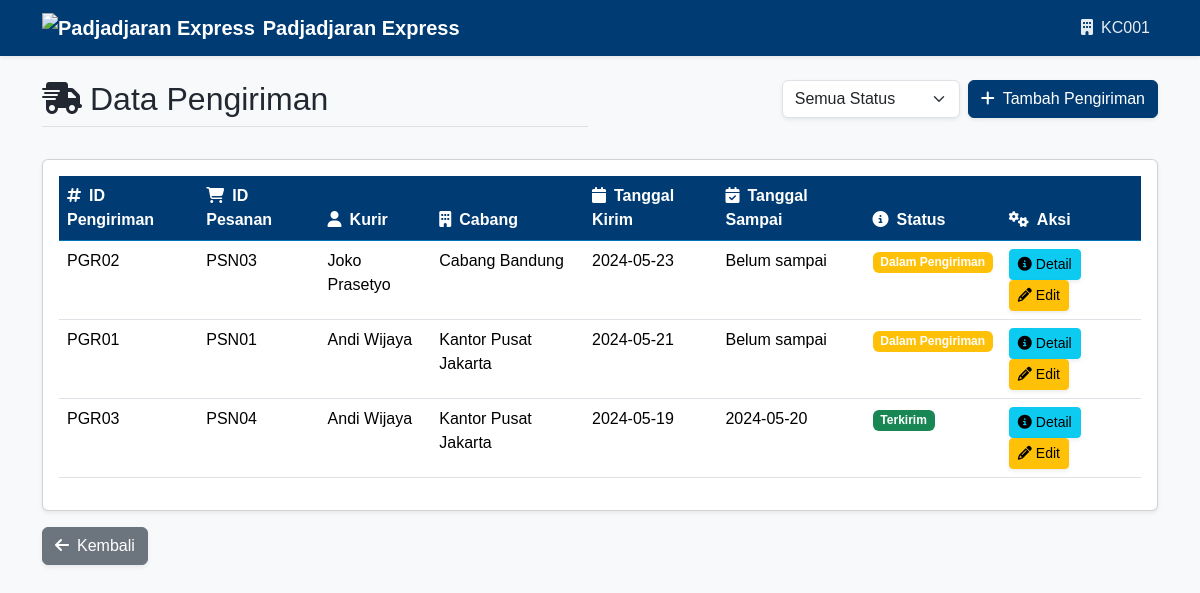
Screenshot of /pengiriman/list.php (signed in) with the database file from the repository.
### tables this page shows
CREATE TABLE `pengiriman` (
  `id_pengiriman` varchar(5) NOT NULL,
  `id_kurir` varchar(5) DEFAULT NULL,
  `id_pesanan` varchar(5) DEFAULT NULL,
  `tanggal_kirim` date DEFAULT NULL,
  `tanggal_sampai` date DEFAULT NULL,
  `status_pengiriman` varchar(50) DEFAULT NULL
);

CREATE TABLE `pesanan` (
  `id_pesanan` varchar(5) NOT NULL,
  `id_pelanggan` varchar(5) DEFAULT NULL,
  `nama_barang` varchar(50) DEFAULT NULL,
  `status_barang` varchar(50) DEFAULT NULL,
  `tanggal_pemesanan` date DEFAULT NULL,
  `berat` decimal(5,2) DEFAULT NULL
);

CREATE TABLE `kurir` (
  `id_kurir` varchar(5) NOT NULL,
  `id_cabang` varchar(5) DEFAULT NULL,
  `id_kendaraan` varchar(5) DEFAULT NULL,
  `nama_kurir` varchar(50) DEFAULT NULL,
  `no_telepon` varchar(20) DEFAULT NULL,
  `status_keaktifan` tinyint(1) DEFAULT NULL
);

CREATE TABLE `kantor_cabang` (
  `id_cabang` varchar(5) NOT NULL,
  `nama_cabang` varchar(50) DEFAULT NULL,
  `alamat` varchar(50) DEFAULT NULL,
  `password` varchar(30) DEFAULT NULL
);

### pengiriman/list.php (the view, shortened to what this page needs)
<?php
include("../config.php");
$is_kantor_pusat = ($_SESSION['id_cabang'] == 'KC001');
$query = "SELECT p.*, ps.id_pesanan, k.nama_kurir, kc.nama_cabang
          FROM pengiriman p
          JOIN pesanan ps ON p.id_pesanan = ps.id_pesanan
          JOIN kurir k ON p.id_kurir = k.id_kurir
          JOIN kantor_cabang kc ON k.id_cabang = kc.id_cabang";
$query .= " ORDER BY p.tanggal_kirim DESC";
$result = mysqli_query($conn, $query);
?>
<!DOCTYPE html>
<html lang="en">
<head>
    <link href="../assets/css/bootstrap.min.css" rel="stylesheet">
    <link rel="stylesheet" href="../assets/font-awesome/css/all.min.css">
    <link rel="stylesheet" href="../assets/style.css">
</head>
<body>
    <nav class="navbar navbar-expand-lg navbar-dark shadow-sm sticky-top" style="background-color: #003B73;">
        <div class="container">
            <a class="navbar-brand d-flex align-items-center" href="../dashboard.php">
                <img src="../assets/img/logo.png" alt="Padjadjaran Express" height="30" class="me-2">
                <span>Padjadjaran Express</span>
            </a>
            <div class="navbar-nav ms-auto">
                <span class="nav-link">
                    <i class="fa fa-building me-2"></i><?= htmlspecialchars($_SESSION['id_cabang']) ?>
                </span>
            </div>
        </div>
    </nav>
    <div class="container py-4">
        <div class="row mb-4">
            <div class="col">
                <h2 class="border-bottom pb-2">
                    <i class="fas fa-shipping-fast me-2"></i>Data Pengiriman
                </h2>
            </div>
            <div class="col text-end">
                <div class="d-flex justify-content-end gap-2">
                    <form method="get" class="d-flex align-items-center">
                        <select name="status" class="form-select shadow-sm" onchange="this.form.submit()">
                            <option value="">Semua Status</option>
                        </select>
                    </form>
                    <a href="tambah.php" class="btn btn-primary shadow-sm">
                        <i class="fa fa-plus me-2"></i>Tambah Pengiriman
                    </a>
                </div>
            </div>
        </div>
        <div class="card shadow-sm">
            <div class="card-body">
                <div class="table-responsive">
                    <table class="table table-hover">
                        <thead>
                            <tr>
                                <th><i class="fa fa-hashtag me-2"></i>ID Pengiriman</th>
                                <th><i class="fa fa-shopping-cart me-2"></i>ID Pesanan</th>
                                <th><i class="fa fa-user me-2"></i>Kurir</th>
                                <?php if ($is_kantor_pusat): ?>
                                <th><i class="fa fa-building me-2"></i>Cabang</th>
                                <?php endif; ?>
                                <th><i class="fa fa-calendar me-2"></i>Tanggal Kirim</th>
                                <th><i class="fa fa-calendar-check me-2"></i>Tanggal Sampai</th>
                                <th><i class="fa fa-info-circle me-2"></i>Status</th>
                                <th><i class="fa fa-gears me-2"></i>Aksi</th>
                            </tr>
                        </thead>
                        <tbody>
                            <?php while ($row = mysqli_fetch_assoc($result)) { ?>
                            <tr>
                                <td><?= $row['id_pengiriman'] ?></td>
                                <td><?= $row['id_pesanan'] ?></td>
                                <td><?= htmlspecialchars($row['nama_kurir']) ?></td>
                                <?php if ($is_kantor_pusat): ?>
                                <td><?= htmlspecialchars($row['nama_cabang']) ?></td>
                                <?php endif; ?>
                                <td><?= $row['tanggal_kirim'] ?></td>
                                <td><?= $row['tanggal_sampai'] ?? 'Belum sampai' ?></td>
                                <td>
                                    <span class="badge <?php
                                        echo match($row['status_pengiriman']) {
                                            'Terkirim' => 'bg-success',
                                            'Dalam Perjalanan' => 'bg-primary',
                                            default => 'bg-warning'
                                        };
                                    ?>">
                                        <?= htmlspecialchars($row['status_pengiriman']) ?>
                                    </span>
                                </td>
                                <td>
                                    <a href="detail.php?id=<?= $row['id_pengiriman'] ?>" class="btn btn-info btn-sm shadow-sm">
                                        <i class="fa fa-info-circle me-1"></i>Detail
                                    </a>
                                    <a href="edit.php?id=<?= $row['id_pengiriman'] ?>" class="btn btn-warning btn-sm shadow-sm">
                                        <i class="fa fa-pencil me-1"></i>Edit
                                    </a>
                                </td>
                            </tr>
                            <?php } ?>
                        </tbody>
                    </table>
                </div>
            </div>
        </div>
        <div class="mt-3">
            <a href="../dashboard.php" class="btn btn-secondary shadow-sm">
                <i class="fa fa-arrow-left me-2"></i>Kembali
            </a>
        </div>
    </div>
</body>
</html>

### assets/style.css (style rules this page uses)
:root { --primary-color: #003B73; --secondary-color: #0074B7; --accent-color: #FF6B35; --light-color: #F8F9FA; --dark-color: #222831; --success-color: #00B074; --warning-color: #FFB649; --danger-color: #FF4C4C; }
body { font-family: 'Nunito', sans-serif; background-color: var(--light-color); color: var(--dark-color); }
.navbar { background-color: var(--primary-color) !important; }
.navbar-brand { color: white !important; font-weight: 700; }
.nav-link { color: rgba(255, 255, 255, 0.9) !important; transition: all 0.3s ease; }
.card { transition: transform 0.3s ease, box-shadow 0.3s ease; }
.btn-primary { background-color: var(--primary-color); border-color: var(--primary-color); }
.table thead th { background-color: var(--primary-color); color: white; border-color: var(--secondary-color); }

### rows the page displays
pengiriman: id_pengiriman "PGR02", id_pesanan.id_pesanan "PSN03", id_kurir.nama_kurir "Joko Prasetyo", kantor_cabang.nama_cabang "Cabang Bandung", tanggal_kirim "2024-05-23", tanggal_sampai "Belum sampai", status_pengiriman "Dalam Pengiriman"
pengiriman: id_pengiriman "PGR01", id_pesanan.id_pesanan "PSN01", id_kurir.nama_kurir "Andi Wijaya", kantor_cabang.nama_cabang "Kantor Pusat Jakarta", tanggal_kirim "2024-05-21", tanggal_sampai "Belum sampai", status_pengiriman "Dalam Pengiriman"
pengiriman: id_pengiriman "PGR03", id_pesanan.id_pesanan "PSN04", id_kurir.nama_kurir "Andi Wijaya", kantor_cabang.nama_cabang "Kantor Pusat Jakarta", tanggal_kirim "2024-05-19", tanggal_sampai "2024-05-20", status_pengiriman "Terkirim"

### other values shown
$_SESSION['id_cabang'] "KC001"
